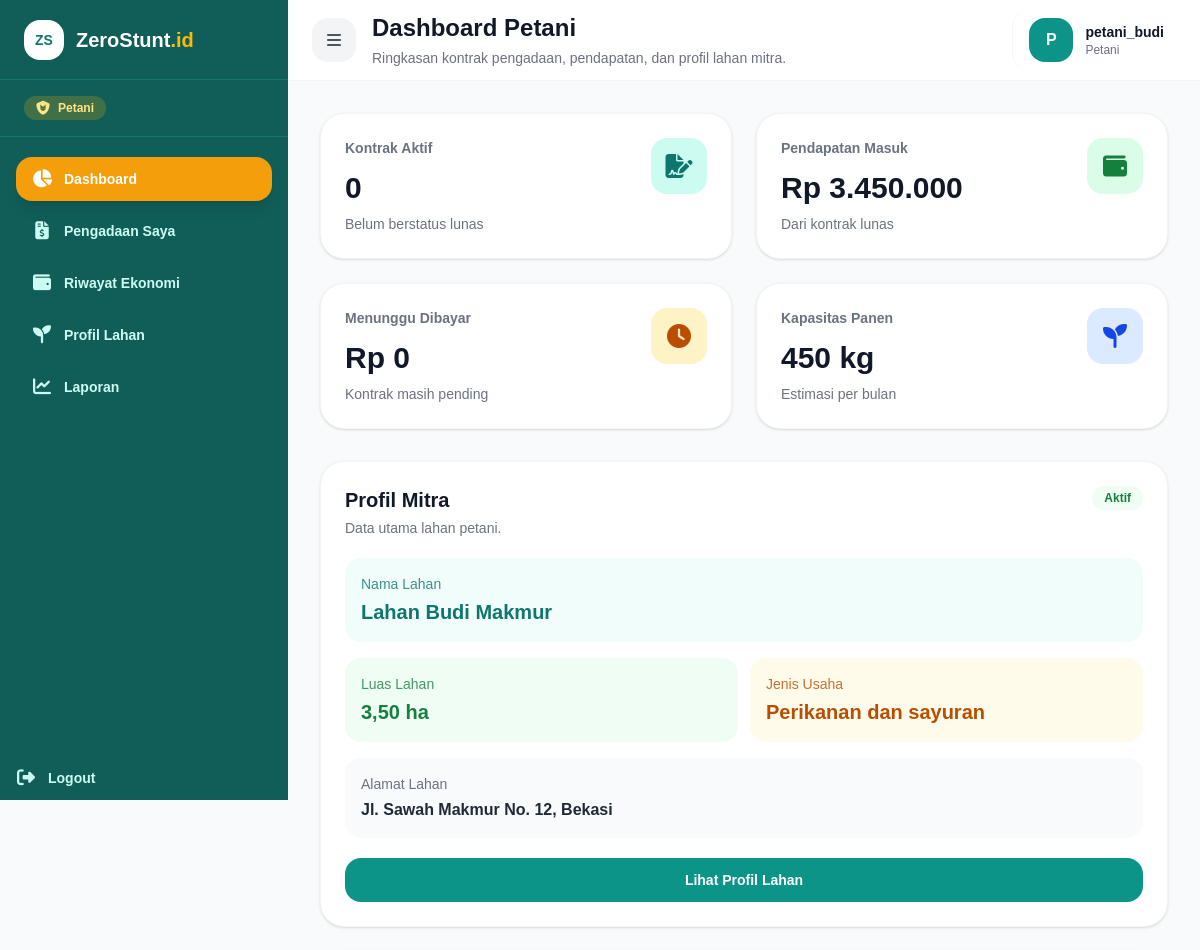
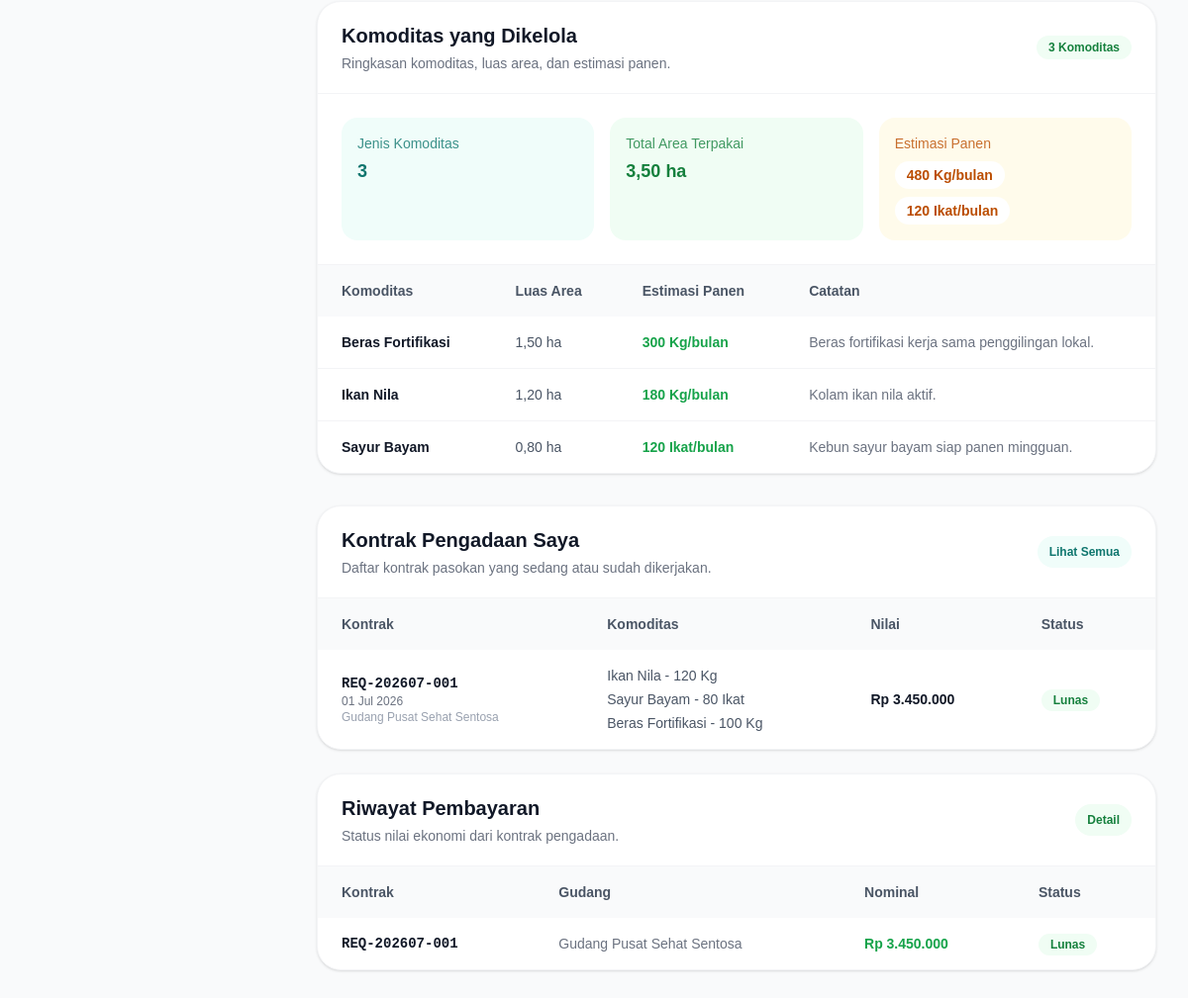
The app's page /dashboard (signed in) with its own data (2 pictures, top to bottom).
### tables this page shows
CREATE TABLE `petani_lokal` (
  `id_petani` int NOT NULL,
  `id_user` int DEFAULT NULL,
  `nama_lahan` varchar(100) NOT NULL,
  `alamat_lahan` text,
  `luas_lahan` decimal(10,2) DEFAULT NULL,
  `satuan_luas` enum('m2','ha') NOT NULL DEFAULT 'ha',
  `jenis_usaha` varchar(100) DEFAULT NULL,
  `status_lahan` enum('Aktif','Nonaktif') NOT NULL DEFAULT 'Aktif',
  `no_rekening` varchar(30) DEFAULT NULL,
  `kapasitas_panen_bulan` decimal(10,2) DEFAULT NULL,
  `deskripsi_lahan` text,
  `tgl_created` timestamp NULL DEFAULT CURRENT_TIMESTAMP,
  `tgl_updated` timestamp NULL DEFAULT CURRENT_TIMESTAMP ON UPDATE CURRENT_TIMESTAMP,
  `deleted_at` datetime DEFAULT NULL
);

CREATE TABLE `petani_lahan_komoditas` (
  `id_petani_komoditas` int NOT NULL,
  `id_petani` int NOT NULL,
  `id_komoditas` int NOT NULL,
  `luas_area` decimal(10,2) DEFAULT NULL,
  `satuan_luas` enum('m2','ha') NOT NULL DEFAULT 'ha',
  `estimasi_panen` decimal(12,2) NOT NULL DEFAULT '0.00',
  `catatan` text,
  `tgl_created` timestamp NULL DEFAULT CURRENT_TIMESTAMP,
  `tgl_updated` timestamp NULL DEFAULT CURRENT_TIMESTAMP ON UPDATE CURRENT_TIMESTAMP,
  `deleted_at` datetime DEFAULT NULL
);

CREATE TABLE `komoditas_pangan` (
  `id_komoditas` int NOT NULL,
  `nama_komoditas` varchar(100) NOT NULL,
  `kategori_gizi` varchar(50) DEFAULT NULL,
  `id_satuan` int NOT NULL,
  `deskripsi` text,
  `tgl_created` timestamp NULL DEFAULT CURRENT_TIMESTAMP,
  `is_deleted` tinyint(1) NOT NULL DEFAULT '0'
);

CREATE TABLE `t_pengadaan` (
  `id_pengadaan` int NOT NULL,
  `id_petani` int DEFAULT NULL,
  `id_gudang` int NOT NULL,
  `no_kontrak` varchar(30) NOT NULL,
  `tgl_pengadaan` date NOT NULL,
  `total_bayar` decimal(12,2) NOT NULL DEFAULT '0.00',
  `status_bayar` enum('Pending','Lunas') NOT NULL DEFAULT 'Pending',
  `status_kontrak` enum('Mencari Petani','Disetujui','Dibatalkan') NOT NULL DEFAULT 'Mencari Petani',
  `keterangan` text,
  `tgl_created` timestamp NULL DEFAULT CURRENT_TIMESTAMP,
  `tgl_updated` timestamp NULL DEFAULT CURRENT_TIMESTAMP ON UPDATE CURRENT_TIMESTAMP
);

CREATE TABLE `gudang` (
  `id_gudang` int NOT NULL,
  `nama_gudang` varchar(100) NOT NULL,
  `lokasi_gudang` text,
  `jenis_gudang` enum('Pusat','Posyandu') NOT NULL,
  `alamat_lengkap` text,
  `nama_pengelola` varchar(100) DEFAULT NULL,
  `tgl_created` timestamp NULL DEFAULT CURRENT_TIMESTAMP,
  `is_deleted` tinyint(1) NOT NULL DEFAULT '0'
);

### views/dashboard/petani.php (the view, shortened to what the rows shown need)
<?php
$data = $data ?? [];
$petani = $data['petani'] ?? [];
$komoditasLahan = $data['komoditas_lahan'] ?? [];
$kontrak = $data['kontrak'] ?? [];
$riwayatEkonomi = $data['riwayat_ekonomi'] ?? [];
$formatRupiah = function ($value) {
    return 'Rp ' . number_format((float) $value, 0, ',', '.');
};
$formatAngka = function ($value) {
    $value = (float) $value;
    if (floor($value) == $value) {
        return number_format($value, 0, ',', '.');
    }
    return number_format($value, 2, ',', '.');
};
$totalLuasArea = 0;
foreach ($komoditasLahan as $item) {
    $luasArea = (float) ($item['luas_area'] ?? 0);
    $totalLuasArea += $luasArea;
}
?>
<section class="grid xl:grid-cols-3 gap-6">
    <div class="xl:col-span-1 bg-white rounded-3xl border border-gray-100 shadow-sm p-6 flex flex-col">
        <div class="flex items-start justify-between gap-4 mb-5">
            <div>
                <h2 class="text-xl font-extrabold text-gray-900">
                    Profil Mitra
                </h2>
                <p class="text-sm text-gray-500 mt-1">
                </p>
            </div>
            <span class="px-3 py-1 rounded-full text-xs font-bold <?= ($petani['status_lahan'] ?? '') === 'Aktif' ? 'bg-green-50 text-green-700' : 'bg-gray-100 text-gray-600'; ?>">
                <?= htmlspecialchars($petani['status_lahan'] ?? 'Belum Lengkap'); ?>
            </span>
        </div>
        <div class="flex flex-1 flex-col gap-4">
            <div class="rounded-2xl bg-teal-50 p-4">
                <p class="text-sm text-teal-700/80">Nama Lahan</p>
                <p class="text-xl font-extrabold text-teal-700 mt-1">
                    <?= htmlspecialchars($petani['nama_lahan'] ?? '-'); ?>
                </p>
            </div>
            <div class="grid grid-cols-2 gap-3">
                <div class="rounded-2xl bg-green-50 p-4">
                    <p class="text-sm text-green-700/80">Luas Lahan</p>
                    <p class="text-xl font-extrabold text-green-700 mt-1">
                        <?= $formatAngka($petani['luas_lahan'] ?? 0); ?>
                        <?= htmlspecialchars($petani['satuan_luas'] ?? 'ha'); ?>
                    </p>
                </div>
                <div class="rounded-2xl bg-amber-50 p-4">
                    <p class="text-sm text-amber-700/80">Jenis Usaha</p>
                    <p class="text-xl font-extrabold text-amber-700 mt-1">
                        <?= htmlspecialchars($petani['jenis_usaha'] ?? '-'); ?>
                    </p>
                </div>
            </div>
            <div class="flex-1 rounded-2xl bg-gray-50 p-4">
                <p class="text-sm text-gray-500">Alamat Lahan</p>
                <p class="font-bold text-gray-800 mt-1">
                    <?= htmlspecialchars($petani['alamat_lahan'] ?? '-'); ?>
                </p>
            </div>
        </div>
    </div>
    <div class="xl:col-span-2 bg-white rounded-3xl border border-gray-100 shadow-sm overflow-hidden">
        <div class="px-6 py-5 border-b border-gray-100 flex items-center justify-between gap-4">
            <div>
                <h2 class="text-xl font-extrabold text-gray-900">
                    Komoditas yang Dikelola
                </h2>
            </div>
        </div>
        <div class="grid sm:grid-cols-3 gap-4 p-6 border-b border-gray-100">
            <div class="rounded-2xl bg-green-50 p-4">
                <p class="text-sm text-green-700/80">Total Area Terpakai</p>
                <p class="text-lg font-extrabold text-green-700 mt-1">
                    <?= $formatAngka($totalLuasArea); ?>
                    <?= htmlspecialchars($petani['satuan_luas'] ?? 'ha'); ?>
                </p>
            </div>
        </div>
        <div class="overflow-x-auto">
            <table class="w-full text-sm">
                <thead class="bg-gray-50">
                    <tr>
                        <th class="text-left px-6 py-4 font-bold text-gray-600">Komoditas</th>
                        <th class="text-left px-6 py-4 font-bold text-gray-600">Luas Area</th>
                        <th class="text-left px-6 py-4 font-bold text-gray-600">Estimasi Panen</th>
                        <th class="text-left px-6 py-4 font-bold text-gray-600">Catatan</th>
                    </tr>
                </thead>
                <tbody class="divide-y divide-gray-100">
                    <?php foreach ($komoditasLahan as $item): ?>
                        <tr class="hover:bg-gray-50 transition">
                            <td class="px-6 py-4 font-bold text-gray-900">
                                <?= htmlspecialchars($item['nama_komoditas'] ?? '-'); ?>
                            </td>
                            <td class="px-6 py-4 text-gray-600">
                                <?= $formatAngka($item['luas_area'] ?? 0); ?>
                                <?= htmlspecialchars($petani['satuan_luas'] ?? 'ha'); ?>
                            </td>
                            <td class="px-6 py-4 font-bold text-green-600">
                                <?= $formatAngka($item['estimasi_panen'] ?? 0); ?>
                                <?= htmlspecialchars($item['satuan'] ?? '-'); ?>/bulan
                            </td>
                            <td class="px-6 py-4 text-gray-500">
                                <?= htmlspecialchars($item['catatan'] ?: '-'); ?>
                            </td>
                        </tr>
                    <?php endforeach; ?>
                </tbody>
            </table>
        </div>
    </div>
</section>
<section class="grid xl:grid-cols-2 gap-6 mt-8">
    <div class="bg-white rounded-3xl border border-gray-100 shadow-sm overflow-hidden">
        <div class="px-6 py-5 border-b border-gray-100 flex items-center justify-between gap-4">
            <div>
                <h2 class="text-xl font-extrabold text-gray-900">
                    Kontrak Pengadaan Saya
                </h2>
            </div>
        </div>
        <div class="overflow-x-auto">
            <table class="w-full text-sm">
                <thead class="bg-gray-50">
                    <tr>
                        <th class="text-left px-6 py-4 font-bold text-gray-600">Kontrak</th>
                        <th class="text-left px-6 py-4 font-bold text-gray-600">Komoditas</th>
                        <th class="text-left px-6 py-4 font-bold text-gray-600">Nilai</th>
                        <th class="text-left px-6 py-4 font-bold text-gray-600">Status</th>
                    </tr>
                </thead>
                <tbody class="divide-y divide-gray-100">
                    <?php foreach ($kontrak as $row): ?>
                        <?php
                        $details = [];
                        if (!empty($row['detail_komoditas'])) {
                            foreach (explode(';;', $row['detail_komoditas']) as $detailRow) {
                                $parts = explode('||', $detailRow);
                                $details[] = [
                                    'nama' => $parts[0] ?? '-',
                                    'jumlah' => (float) ($parts[1] ?? 0),
                                    'satuan' => $parts[2] ?? '-',
                                ];
                            }
                        }
                        $isLunas = ($row['status_bayar'] ?? '') === 'Lunas';
                        $badgeClass = $isLunas ? 'bg-green-50 text-green-700' : 'bg-amber-50 text-amber-700';
                        ?>
                        <tr class="hover:bg-gray-50 transition">
                            <td class="px-6 py-4">
                                <p class="font-mono font-bold text-gray-900">
                                    <?= htmlspecialchars($row['no_kontrak'] ?? '-'); ?>
                                </p>
                                <p class="text-xs text-gray-500">
                                    <?= !empty($row['tgl_pengadaan'])
                                        ? date('d M Y', strtotime($row['tgl_pengadaan']))
                                        : '-'; ?>
                                </p>
                                <p class="text-xs text-gray-400">
                                    <?= htmlspecialchars($row['nama_gudang'] ?? '-'); ?>
                                </p>
                            </td>
                            <td class="px-6 py-4 text-gray-600">
                                <div class="space-y-1">
                                    <?php foreach ($details as $detail): ?>
                                        <p>
                                            <?= htmlspecialchars($detail['nama']); ?>
                                            -
                                            <?= $formatAngka($detail['jumlah']); ?>
                                            <?= htmlspecialchars($detail['satuan']); ?>
                                        </p>
                                    <?php endforeach; ?>
                                </div>
                            </td>
                            <td class="px-6 py-4 font-bold text-gray-900">
                                <?= $formatRupiah($row['total_nilai'] ?? 0); ?>
                            </td>
                            <td class="px-6 py-4">
                                <span class="px-3 py-1 rounded-full text-xs font-bold <?= $badgeClass; ?>">
                                    <?= htmlspecialchars($row['status_bayar'] ?? '-'); ?>
                                </span>
                            </td>
                        </tr>
                    <?php endforeach; ?>
                </tbody>
            </table>
        </div>
    </div>
    <div class="bg-white rounded-3xl border border-gray-100 shadow-sm overflow-hidden">
        <div class="px-6 py-5 border-b border-gray-100 flex items-center justify-between gap-4">
            <div>
                <h2 class="text-xl font-extrabold text-gray-900">
                    Riwayat Pembayaran
                </h2>
            </div>
        </div>
        <div class="overflow-x-auto">
            <table class="w-full text-sm">
                <thead class="bg-gray-50">
                    <tr>
                        <th class="text-left px-6 py-4 font-bold text-gray-600">Kontrak</th>
                        <th class="text-left px-6 py-4 font-bold text-gray-600">Gudang</th>
                        <th class="text-left px-6 py-4 font-bold text-gray-600">Nominal</th>
                        <th class="text-left px-6 py-4 font-bold text-gray-600">Status</th>
                    </tr>
                </thead>
                <tbody class="divide-y divide-gray-100">
                    <?php foreach ($riwayatEkonomi as $row): ?>
                        <?php
                        $isLunas = ($row['status_bayar'] ?? '') === 'Lunas';
                        $badgeClass = $isLunas ? 'bg-green-50 text-green-700' : 'bg-amber-50 text-amber-700';
                        ?>
                        <tr class="hover:bg-gray-50 transition">
                            <td class="px-6 py-4 font-mono font-bold text-gray-900">
                                <?= htmlspecialchars($row['no_kontrak'] ?? '-'); ?>
                            </td>
                            <td class="px-6 py-4 text-gray-500">
                                <?= htmlspecialchars($row['nama_gudang'] ?? '-'); ?>
                            </td>
                            <td class="px-6 py-4 font-bold <?= $isLunas ? 'text-green-600' : 'text-amber-600'; ?>">
                                <?= $formatRupiah($row['total_nilai'] ?? 0); ?>
                            </td>
                            <td class="px-6 py-4">
                                <span class="px-3 py-1 rounded-full text-xs font-bold <?= $badgeClass; ?>">
                                    <?= htmlspecialchars($row['status_bayar'] ?? '-'); ?>
                                </span>
                            </td>
                        </tr>
                    <?php endforeach; ?>
                </tbody>
            </table>
        </div>
    </div>
</section>
<?php
require '../views/layouts/dashboard.php';
?>

### records on screen
petani_lokal: status_lahan "Aktif", nama_lahan "Lahan Budi Makmur", luas_lahan "3,50", satuan_luas "ha", jenis_usaha "Perikanan dan sayuran", alamat_lahan "Jl. Sawah Makmur No. 12, Bekasi"
petani_lahan_komoditas: id_komoditas.nama_komoditas "Beras Fortifikasi", luas_area "1,50", id_petani.satuan_luas "ha", estimasi_panen "300", satuan "Kg", catatan "Beras fortifikasi kerja sama penggilingan lokal.", jumlah "100"
petani_lahan_komoditas: id_komoditas.nama_komoditas "Ikan Nila", luas_area "1,20", id_petani.satuan_luas "ha", estimasi_panen "180", satuan "Kg", catatan "Kolam ikan nila aktif.", jumlah "120"
petani_lahan_komoditas: id_komoditas.nama_komoditas "Sayur Bayam", luas_area "0,80", id_petani.satuan_luas "ha", estimasi_panen "120", satuan "Ikat", catatan "Kebun sayur bayam siap panen mingguan.", jumlah "80"
t_pengadaan: no_kontrak "REQ-202607-001", tgl_pengadaan "01 Jul 2026", id_gudang.nama_gudang "Gudang Pusat Sehat Sentosa", total_nilai "Rp 3.450.000", status_bayar "Lunas"

### other values on screen
$role "Petani"
$menu['label'] "Dashboard"
$menu['label'] "Pengadaan Saya"
$menu['label'] "Riwayat Ekonomi"
$menu['label'] "Profil Lahan"
$menu['label'] "Laporan"
$pageTitle "Dashboard Petani"
$pageSubtitle "Ringkasan kontrak pengadaan, pendapatan, dan profil lahan mitra."
$initial "P"
$username "petani_budi"
$title "Kontrak Aktif"
$value "0"
$caption "Belum berstatus lunas"
$title "Pendapatan Masuk"
$value "Rp 3.450.000"
